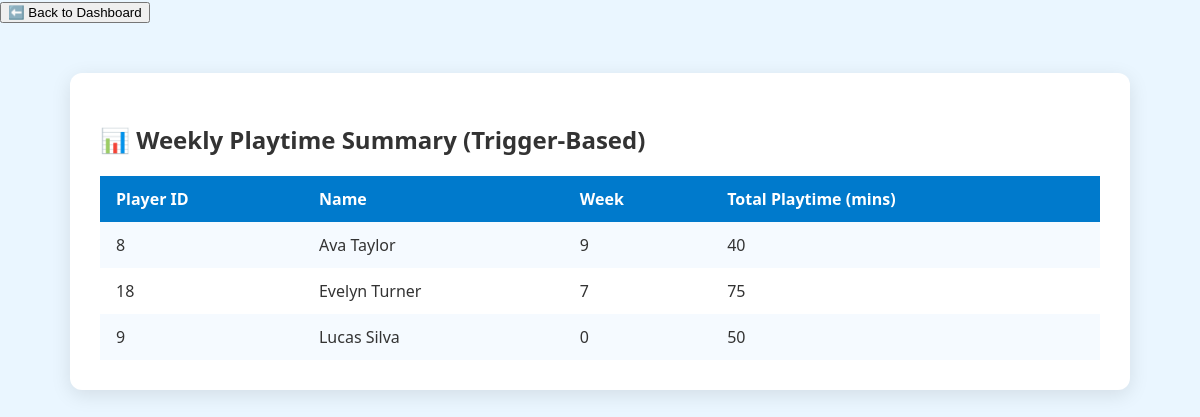
Page /game_analytics/weekly_summary.php on the committed database.
### tables this page shows
CREATE TABLE `weeklyplaytimesummary` (
  `PlayerID` int(11) NOT NULL,
  `WeekNumber` int(11) NOT NULL,
  `TotalPlaytime` int(11) DEFAULT 0
);

CREATE TABLE `playeridentity` (
  `Name` varchar(100) NOT NULL,
  `DoB` date NOT NULL,
  `TeamID` int(11) NOT NULL
);

### game_analytics/weekly_summary.php (the view, shortened to what this page needs)
<?php
include 'db.php';
$stmt = $conn->query("
    SELECT
        ws.PlayerID,
        pi.Name,
        ws.WeekNumber,
        ws.TotalPlaytime
    FROM WeeklyPlaytimeSummary ws
    JOIN Player p ON ws.PlayerID = p.PlayerID
    JOIN PlayerIdentity pi ON p.Name = pi.Name
    ORDER BY ws.WeekNumber DESC, ws.TotalPlaytime DESC
");
$rows = $stmt->fetchAll(PDO::FETCH_ASSOC);
?>
<!DOCTYPE html>
<html>
<head>
    <link rel="stylesheet" href="style.css">
</head>
<body>
    <div class="top-bar">
        <button onclick="window.location.href='dashboard.php'">⬅️ Back to Dashboard</button>
    </div>
    <div class="container">
        <h2>📊 Weekly Playtime Summary (Trigger-Based)</h2>
        <table>
            <tr>
                <th>Player ID</th>
                <th>Name</th>
                <th>Week</th>
                <th>Total Playtime (mins)</th>
            </tr>
            <?php foreach ($rows as $row): ?>
            <tr>
                <td><?= $row['PlayerID'] ?></td>
                <td><?= $row['Name'] ?></td>
                <td><?= $row['WeekNumber'] ?></td>
                <td><?= $row['TotalPlaytime'] ?></td>
            </tr>
            <?php endforeach; ?>
        </table>
    </div>
</body>
</html>

### game_analytics/style.css (style rules this page uses)
body { font-family: 'Segoe UI', sans-serif; background-color: #eaf6ff; margin: 0; padding: 0; color: #333; }
.container { max-width: 1000px; margin: 50px auto; background: #fff; padding: 30px; border-radius: 12px; box-shadow: 0 5px 20px rgba(0, 0, 0, 0.1); }
table { width: 100%; border-collapse: collapse; margin-top: 20px; }
th, td { padding: 12px 16px; text-align: left; }
th { background-color: #007acc; color: white; font-weight: 600; }
tr:nth-child(even) { background-color: #f5faff; }

### rows in the picture
weeklyplaytimesummary: PlayerID "8", playeridentity.Name "Ava Taylor", WeekNumber "9", TotalPlaytime "40"
weeklyplaytimesummary: PlayerID "18", playeridentity.Name "Evelyn Turner", WeekNumber "7", TotalPlaytime "75"
weeklyplaytimesummary: PlayerID "9", playeridentity.Name "Lucas Silva", WeekNumber "0", TotalPlaytime "50"
